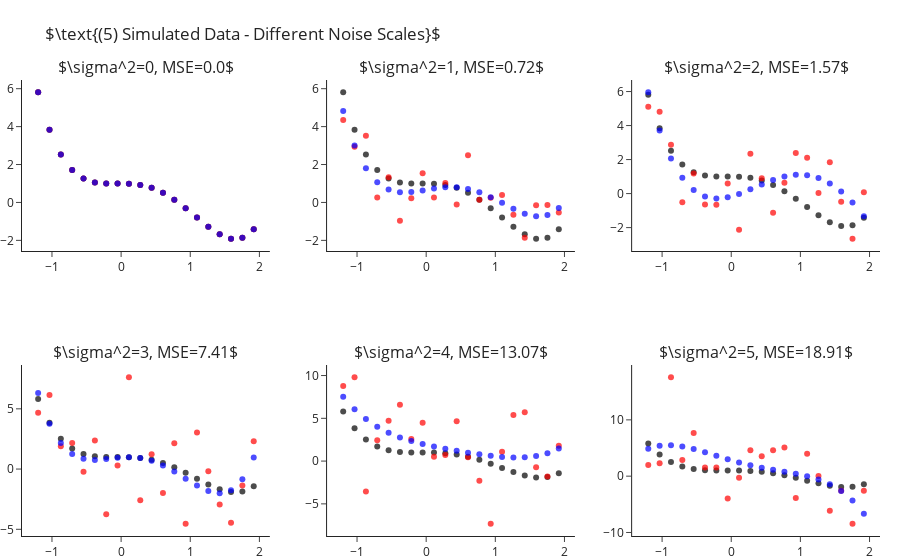

Here is the notebook cell this chart was saved with:
### Markdown cell above
How is it that we are able to fit "better" models for $k$s larger than the true one? As we increase $k$ we enable the model
more "degrees of freedom" to try and adapt itself to the observed data. The higher $k$ the more the learner will "go after
the noise" and miss the real signal of the data. In other words, what we have just observed is what is known as **overfitting**.

Later in the course we will learn methods for detection and avoidance of overfitting.


## Fitting Polynomial Over Different Sample Noise Levels

Next, let us set $k=4$ (the true values) and study the outputted models when training over different noise levels. Though
we will only be changing the scale of the noise (i.e. the variance, $\sigma^2$), changing other properties such as its
distribution is interesting too. As we would expect, as we increase the scale of the noise our error increases. We can
observe this also in a visual manner, where the fitted polynomial (in blue) less and less resembles the actual model (in black).

### Code cell
scales = range(6)
fig = make_subplots(2, 3, subplot_titles=list(map(str, scales)))
for i, s in enumerate(scales):
    r,c = i//3+1, i%3+1
    
    y = y_ + np.random.normal(scale=s, size=len(y_))
    y_hat = make_pipeline(PolynomialFeatures(4), LinearRegression(fit_intercept=False)).fit(X, y).predict(X)

    fig.add_traces([go.Scatter(x=x, y=y_, mode="markers", name="Real Points",  marker=dict(color="black", opacity=.7), showlegend=False),
                    go.Scatter(x=x, y=y, mode="markers", name="Observed Points",  marker=dict(color="red", opacity=.7), showlegend=False),
                    go.Scatter(x=x, y=y_hat, mode="markers", name="Predicted Points",  marker=dict(color="blue", opacity=.7), showlegend=False)], rows=r, cols=c)
    fig["layout"]["annotations"][i]["text"] = rf"$\sigma^2={{0}}, MSE={{1}}$".format(s, round(np.mean((y-y_hat)**2), 2))

fig.update_layout(title=r"$\text{(5) Simulated Data - Different Noise Scales}$", margin=dict(t=80)).show()

### Figure 1 — Plotly figure (JSON) as saved in the notebook; plotly's stock layout.template omitted (floating-point values rounded to 4 significant figures)
{"data": [{"marker": {"color": "black", "opacity": 0.7}, "mode": "markers", "name": "Real Points", "showlegend": false, "type": "scatter", "x": [-1.2, -1.036, -0.8718, -0.7077, -0.5436, -0.3795, -0.2154, -0.05128, 0.1128, 0.2769, 0.441, 0.6051, 0.7692, 0.9333, 1.097, 1.262, 1.426, 1.59, 1.754, 1.918], "xaxis": "x", "y": [5.81, 3.838, 2.523, 1.709, 1.261, 1.058, 0.9989, 0.999, 0.9909, 0.9251, 0.769, 0.5078, 0.1439, -0.3028, -0.7951, -1.278, -1.68, -1.912, -1.866, -1.418], "yaxis": "y"}, {"marker": {"color": "red", "opacity": 0.7}, "mode": "markers", "name": "Observed Points", "showlegend": false, "type": "scatter", "x": [-1.2, -1.036, -0.8718, -0.7077, -0.5436, -0.3795, -0.2154, -0.05128, 0.1128, 0.2769, 0.441, 0.6051, 0.7692, 0.9333, 1.097, 1.262, 1.426, 1.59, 1.754, 1.918], "xaxis": "x", "y": [5.81, 3.838, 2.523, 1.709, 1.261, 1.058, 0.9989, 0.999, 0.9909, 0.9251, 0.769, 0.5078, 0.1439, -0.3028, -0.7951, -1.278, -1.68, -1.912, -1.866, -1.418], "yaxis": "y"}, {"marker": {"color": "blue", "opacity": 0.7}, "mode": "markers", "name": "Predicted Points", "showlegend": false, "type": "scatter", "x": [-1.2, -1.036, -0.8718, -0.7077, -0.5436, -0.3795, -0.2154, -0.05128, 0.1128, 0.2769, 0.441, 0.6051, 0.7692, 0.9333, 1.097, 1.262, 1.426, 1.59, 1.754, 1.918], "xaxis": "x", "y": [5.81, 3.838, 2.523, 1.709, 1.261, 1.058, 0.9989, 0.999, 0.9909, 0.9251, 0.769, 0.5078, 0.1439, -0.3028, -0.7951, -1.278, -1.68, -1.912, -1.866, -1.418], "yaxis": "y"}, {"marker": {"color": "black", "opacity": 0.7}, "mode": "markers", "name": "Real Points", "showlegend": false, "type": "scatter", "x": [-1.2, -1.036, -0.8718, -0.7077, -0.5436, -0.3795, -0.2154, -0.05128, 0.1128, 0.2769, 0.441, 0.6051, 0.7692, 0.9333, 1.097, 1.262, 1.426, 1.59, 1.754, 1.918], "xaxis": "x2", "y": [5.81, 3.838, 2.523, 1.709, 1.261, 1.058, 0.9989, 0.999, 0.9909, 0.9251, 0.769, 0.5078, 0.1439, -0.3028, -0.7951, -1.278, -1.68, -1.912, -1.866, -1.418], "yaxis": "y2"}, {"marker": {"color": "red", "opacity": 0.7}, "mode": "markers", "name": "Observed Points", "showlegend": false, "type": "scatter", "x": [-1.2, -1.036, -0.8718, -0.7077, -0.5436, -0.3795, -0.2154, -0.05128, 0.1128, 0.2769, 0.441, 0.6051, 0.7692, 0.9333, 1.097, 1.262, 1.426, 1.59, 1.754, 1.918], "xaxis": "x2", "y": [4.343, 2.938, 3.517, 0.2562, 1.326, -0.9621, 0.218, 1.544, 0.264, 1.02, -0.1029, 2.493, 0.1373, 0.2542, 0.3957, -0.6545, -1.864, -0.1482, -0.1343, -0.5249], "yaxis": "y2"}, {"marker": {"color": "blue", "opacity": 0.7}, "mode": "markers", "name": "Predicted Points", "showlegend": false, "type": "scatter", "x": [-1.2, -1.036, -0.8718, -0.7077, -0.5436, -0.3795, -0.2154, -0.05128, 0.1128, 0.2769, 0.441, 0.6051, 0.7692, 0.9333, 1.097, 1.262, 1.426, 1.59, 1.754, 1.918], "xaxis": "x2", "y": [4.827, 3.009, 1.801, 1.065, 0.6797, 0.5385, 0.5495, 0.6356, 0.7346, 0.7989, 0.796, 0.7081, 0.5322, 0.2802, -0.02119, -0.3305, -0.5913, -0.7325, -0.668, -0.2971], "yaxis": "y2"}, {"marker": {"color": "black", "opacity": 0.7}, "mode": "markers", "name": "Real Points", "showlegend": false, "type": "scatter", "x": [-1.2, -1.036, -0.8718, -0.7077, -0.5436, -0.3795, -0.2154, -0.05128, 0.1128, 0.2769, 0.441, 0.6051, 0.7692, 0.9333, 1.097, 1.262, 1.426, 1.59, 1.754, 1.918], "xaxis": "x3", "y": [5.81, 3.838, 2.523, 1.709, 1.261, 1.058, 0.9989, 0.999, 0.9909, 0.9251, 0.769, 0.5078, 0.1439, -0.3028, -0.7951, -1.278, -1.68, -1.912, -1.866, -1.418], "yaxis": "y3"}, {"marker": {"color": "red", "opacity": 0.7}, "mode": "markers", "name": "Observed Points", "showlegend": false, "type": "scatter", "x": [-1.2, -1.036, -0.8718, -0.7077, -0.5436, -0.3795, -0.2154, -0.05128, 0.1128, 0.2769, 0.441, 0.6051, 0.7692, 0.9333, 1.097, 1.262, 1.426, 1.59, 1.754, 1.918], "xaxis": "x3", "y": [5.101, 4.807, 2.873, -0.5115, 1.185, -0.6349, -0.6567, 0.5975, -2.126, 2.349, 0.9034, -1.127, 0.6427, 2.393, 2.114, 0.03518, 1.847, -0.4804, -2.653, 0.08097], "yaxis": "y3"}, {"marker": {"color": "blue", "opacity": 0.7}, "mode": "markers", "name": "Predicted Points", "showlegend": false, "type": "scatter", "x": [-1.2, -1.036, -0.8718, -0.7077, -0.5436, -0.3795, -0.2154, -0.05128, 0.1128, 0.2769, 0.441, 0.6051, 0.7692, 0.9333, 1.097, 1.262, 1.426, 1.59, 1.754, 1.918], "xaxis": "x3", "y": [5.956, 3.71, 2.067, 0.9304, 0.2131, -0.1675, -0.2873, -0.2161, -0.0173, 0.2518, 0.5401, 0.8029, 1.001, 1.104, 1.083, 0.9198, 0.6005, 0.1175, -0.5304, -1.338], "yaxis": "y3"}, {"marker": {"color": "black", "opacity": 0.7}, "mode": "markers", "name": "Real Points", "showlegend": false, "type": "scatter", "x": [-1.2, -1.036, -0.8718, -0.7077, -0.5436, -0.3795, -0.2154, -0.05128, 0.1128, 0.2769, 0.441, 0.6051, 0.7692, 0.9333, 1.097, 1.262, 1.426, 1.59, 1.754, 1.918], "xaxis": "x4", "y": [5.81, 3.838, 2.523, 1.709, 1.261, 1.058, 0.9989, 0.999, 0.9909, 0.9251, 0.769, 0.5078, 0.1439, -0.3028, -0.7951, -1.278, -1.68, -1.912, -1.866, -1.418], "yaxis": "y4"}, {"marker": {"color": "red", "opacity": 0.7}, "mode": "markers", "name": "Observed Points", "showlegend": false, "type": "scatter", "x": [-1.2, -1.036, -0.8718, -0.7077, -0.5436, -0.3795, -0.2154, -0.05128, 0.1128, 0.2769, 0.441, 0.6051, 0.7692, 0.9333, 1.097, 1.262, 1.426, 1.59, 1.754, 1.918], "xaxis": "x4", "y": [4.684, 6.155, 1.885, 2.17, -0.2316, 2.362, -3.754, 0.3016, 7.617, -2.579, 1.237, -1.984, 2.15, -4.535, 3.034, -0.1732, -2.945, -4.459, -1.363, 2.316], "yaxis": "y4"}, {"marker": {"color": "blue", "opacity": 0.7}, "mode": "markers", "name": "Predicted Points", "showlegend": false, "type": "scatter", "x": [-1.2, -1.036, -0.8718, -0.7077, -0.5436, -0.3795, -0.2154, -0.05128, 0.1128, 0.2769, 0.441, 0.6051, 0.7692, 0.9333, 1.097, 1.262, 1.426, 1.59, 1.754, 1.918], "xaxis": "x4", "y": [6.313, 3.759, 2.154, 1.255, 0.8511, 0.7595, 0.8275, 0.9325, 0.9813, 0.9105, 0.6866, 0.3056, -0.2066, -0.7945, -1.373, -1.826, -2.01, -1.749, -0.8402, 0.9511], "yaxis": "y4"}, {"marker": {"color": "black", "opacity": 0.7}, "mode": "markers", "name": "Real Points", "showlegend": false, "type": "scatter", "x": [-1.2, -1.036, -0.8718, -0.7077, -0.5436, -0.3795, -0.2154, -0.05128, 0.1128, 0.2769, 0.441, 0.6051, 0.7692, 0.9333, 1.097, 1.262, 1.426, 1.59, 1.754, 1.918], "xaxis": "x5", "y": [5.81, 3.838, 2.523, 1.709, 1.261, 1.058, 0.9989, 0.999, 0.9909, 0.9251, 0.769, 0.5078, 0.1439, -0.3028, -0.7951, -1.278, -1.68, -1.912, -1.866, -1.418], "yaxis": "y5"}, {"marker": {"color": "red", "opacity": 0.7}, "mode": "markers", "name": "Observed Points", "showlegend": false, "type": "scatter", "x": [-1.2, -1.036, -0.8718, -0.7077, -0.5436, -0.3795, -0.2154, -0.05128, 0.1128, 0.2769, 0.441, 0.6051, 0.7692, 0.9333, 1.097, 1.262, 1.426, 1.59, 1.754, 1.918], "xaxis": "x5", "y": [8.769, 9.794, -3.566, 2.444, 4.719, 6.588, 2.581, 4.47, 0.5152, 0.7105, 4.645, 0.4563, -2.294, -7.318, 1.082, 5.402, 5.72, -0.7331, -1.812, 1.797], "yaxis": "y5"}, {"marker": {"color": "blue", "opacity": 0.7}, "mode": "markers", "name": "Predicted Points", "showlegend": false, "type": "scatter", "x": [-1.2, -1.036, -0.8718, -0.7077, -0.5436, -0.3795, -0.2154, -0.05128, 0.1128, 0.2769, 0.441, 0.6051, 0.7692, 0.9333, 1.097, 1.262, 1.426, 1.59, 1.754, 1.918], "xaxis": "x5", "y": [7.532, 6.061, 4.907, 4.007, 3.309, 2.765, 2.336, 1.988, 1.695, 1.437, 1.202, 0.9849, 0.7863, 0.6146, 0.4847, 0.4187, 0.4452, 0.6001, 0.9258, 1.472], "yaxis": "y5"}, {"marker": {"color": "black", "opacity": 0.7}, "mode": "markers", "name": "Real Points", "showlegend": false, "type": "scatter", "x": [-1.2, -1.036, -0.8718, -0.7077, -0.5436, -0.3795, -0.2154, -0.05128, 0.1128, 0.2769, 0.441, 0.6051, 0.7692, 0.9333, 1.097, 1.262, 1.426, 1.59, 1.754, 1.918], "xaxis": "x6", "y": [5.81, 3.838, 2.523, 1.709, 1.261, 1.058, 0.9989, 0.999, 0.9909, 0.9251, 0.769, 0.5078, 0.1439, -0.3028, -0.7951, -1.278, -1.68, -1.912, -1.866, -1.418], "yaxis": "y6"}, {"marker": {"color": "red", "opacity": 0.7}, "mode": "markers", "name": "Observed Points", "showlegend": false, "type": "scatter", "x": [-1.2, -1.036, -0.8718, -0.7077, -0.5436, -0.3795, -0.2154, -0.05128, 0.1128, 0.2769, 0.441, 0.6051, 0.7692, 0.9333, 1.097, 1.262, 1.426, 1.59, 1.754, 1.918], "xaxis": "x6", "y": [1.994, 2.281, 17.56, 2.858, 7.671, 1.519, 1.561, -3.987, -0.2779, 4.621, 3.549, 4.624, 5.094, -3.861, 3.972, 0.01614, -6.161, -2.589, -8.443, -2.602], "yaxis": "y6"}, {"marker": {"color": "blue", "opacity": 0.7}, "mode": "markers", "name": "Predicted Points", "showlegend": false, "type": "scatter", "x": [-1.2, -1.036, -0.8718, -0.7077, -0.5436, -0.3795, -0.2154, -0.05128, 0.1128, 0.2769, 0.441, 0.6051, 0.7692, 0.9333, 1.097, 1.262, 1.426, 1.59, 1.754, 1.918], "xaxis": "x6", "y": [4.878, 5.413, 5.503, 5.272, 4.827, 4.257, 3.636, 3.02, 2.448, 1.942, 1.507, 1.133, 0.7895, 0.4325, -0.000581, -0.5891, -1.429, -2.634, -4.333, -6.674], "yaxis": "y6"}], "layout": {"annotations": [{"font": {"size": 16}, "showarrow": false, "text": "$\\sigma^2=0, MSE=0.0$", "x": 0.1444, "xanchor": "center", "xref": "paper", "y": 1, "yanchor": "bottom", "yref": "paper"}, {"font": {"size": 16}, "showarrow": false, "text": "$\\sigma^2=1, MSE=0.72$", "x": 0.5, "xanchor": "center", "xref": "paper", "y": 1, "yanchor": "bottom", "yref": "paper"}, {"font": {"size": 16}, "showarrow": false, "text": "$\\sigma^2=2, MSE=1.57$", "x": 0.8556, "xanchor": "center", "xref": "paper", "y": 1, "yanchor": "bottom", "yref": "paper"}, {"font": {"size": 16}, "showarrow": false, "text": "$\\sigma^2=3, MSE=7.41$", "x": 0.1444, "xanchor": "center", "xref": "paper", "y": 0.375, "yanchor": "bottom", "yref": "paper"}, {"font": {"size": 16}, "showarrow": false, "text": "$\\sigma^2=4, MSE=13.07$", "x": 0.5, "xanchor": "center", "xref": "paper", "y": 0.375, "yanchor": "bottom", "yref": "paper"}, {"font": {"size": 16}, "showarrow": false, "text": "$\\sigma^2=5, MSE=18.91$", "x": 0.8556, "xanchor": "center", "xref": "paper", "y": 0.375, "yanchor": "bottom", "yref": "paper"}], "margin": {"t": 80}, "title": {"text": "$\\text{(5) Simulated Data - Different Noise Scales}$"}, "xaxis": {"anchor": "y", "domain": [0, 0.2889]}, "xaxis2": {"anchor": "y2", "domain": [0.3556, 0.6444]}, "xaxis3": {"anchor": "y3", "domain": [0.7111, 1]}, "xaxis4": {"anchor": "y4", "domain": [0, 0.2889]}, "xaxis5": {"anchor": "y5", "domain": [0.3556, 0.6444]}, "xaxis6": {"anchor": "y6", "domain": [0.7111, 1]}, "yaxis": {"anchor": "x", "domain": [0.625, 1]}, "yaxis2": {"anchor": "x2", "domain": [0.625, 1]}, "yaxis3": {"anchor": "x3", "domain": [0.625, 1]}, "yaxis4": {"anchor": "x4", "domain": [0, 0.375]}, "yaxis5": {"anchor": "x5", "domain": [0, 0.375]}, "yaxis6": {"anchor": "x6", "domain": [0, 0.375]}}}
